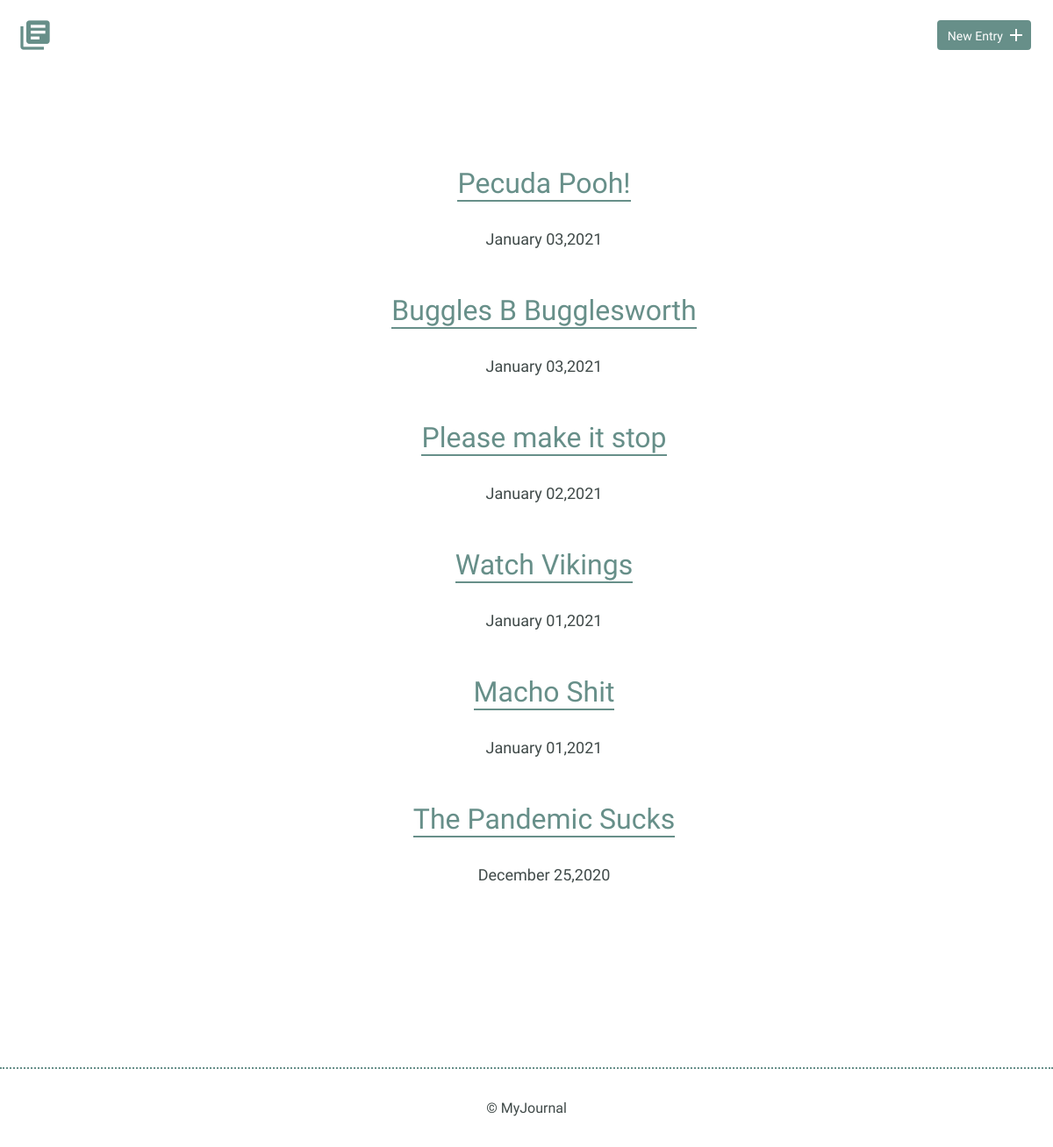
Before: / with the older database file.
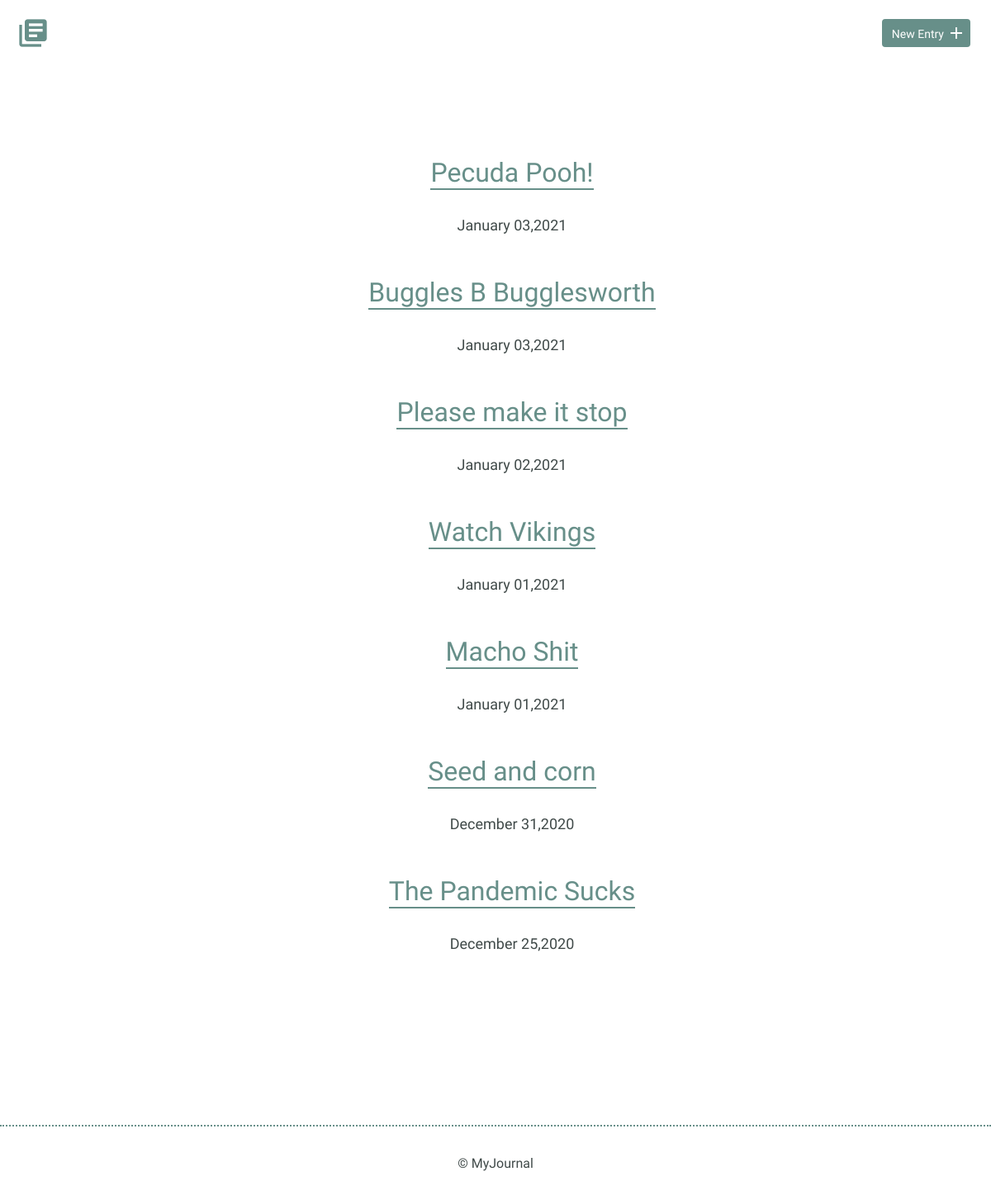
After: the same page with the newer database file.
### tables this page shows
CREATE TABLE "entries" (
	`id`	INTEGER,
	`title`	TEXT,
	`date`	TEXT,
	`time_spent`	INTEGER,
	`learned`	BLOB,
	`resources`	BLOB,
	PRIMARY KEY(`id`)
);

### inc/functions.php (called while the page is built, shortened)
<?php
function get_journal_entries() {
    include 'connection.php';
    try {
        return $db->query('SELECT * FROM entries ORDER BY  date DESC');
    } catch (Exception $e) {
        echo "Error: " . $e->getMessage() . "</br>";
        return false;
    }
}

### index.php (the view, shortened to what this page needs)
<?php
include "inc/functions.php";
include "inc/header.php";
?>
        <section>
            <div class="container">
                <div class="entry-list">
                    <article>
                        <ul style="list-style-type: none;">
                        <?php
                        foreach (get_journal_entries() as $entry) {
                            echo "<li class='none'><h2><a href='detail.php?id=" . $entry['id'] . "'>" . $entry['title'] . "</a></h2></li>";
                            $entry_date = date("F d,Y", strtotime($entry['date']));
                            echo "<p>" . $entry_date . "</p><br />";
                        }
                        ?>
                        </ul>
                    </article>
                </div>
            </div>
        </section>
<?php
include "inc/footer.php";
?>

Changed rows visible on the page:
added entries: title "Seed and corn", date "December 31,2020"
